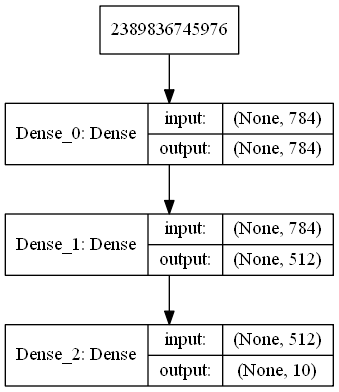

Write Python code to recreate this figure.
#!/usr/bin/env python
# encoding: utf-8
'''
@Author  : pentiumCM
@Email   : [email redacted]
@Software: PyCharm
@File    : mnist_DNN.py
@Time    : 2020/4/11 14:15
@desc	 : keras实现的mnist手写体识别
'''

import numpy as np

# 导入手写体的数据集
from keras.datasets import mnist

# 导入相关层的结构
from keras.models import Sequential
from keras.layers import Dense

# 导入one-hot,标签转化为向量
from keras.utils import to_categorical

# 可视化神经网络
from keras.utils import plot_model

import matplotlib.pyplot as plt

# 导入keras的优化器
from keras.optimizers import RMSprop

model_path = 'F:/develop_code/python/machinelearn/docs/model/keras_model/mnist_test.h5'

path = 'F:/develop_code/python/machinelearn/docs/dataset/mnist_test.npz'

# data = mnist_test.load_data('mnist_test.npz')

f = np.load(path)

# X_train表示训练数据集，总共60,000张28x28大小的手写体图像，y_train表示训练图像对应的标签。
# 同理，X_test表示测试数据集，总共10,000张28x28大小的手写体图像，y_test表示测试图像对应的标签
x_train, y_train = f['x_train'], f['y_train']
x_test, y_test = f['x_test'], f['y_test']

# 将手写体数据可视化
fig = plt.figure()
for i in range(9):
    plt.subplot(3, 3, i + 1)
    plt.tight_layout()
    plt.imshow(x_train[i], cmap='gray', interpolation='none')
    plt.title("Digit: {}".format(y_train[i]))
    plt.xticks([])
    plt.yticks([])
plt.show()

# (x_train, y_train), (x_test, y_test) = data

# reshape(samples, features)
x_train = x_train.reshape(60000, 784)
x_test = x_test.reshape(10000, 784)
x_train = x_train.astype('float32')
x_test = x_test.astype('float32')

# 将图片灰度值归一化到0~1之间的值
x_train /= 255
x_test /= 255

# 分类类别
num_category = 10

# one-hot, 将类别标签转化为二进制的向量，第i位为1，就表示为第i类
y_train = to_categorical(y_train, num_category)
y_test = to_categorical(y_test, num_category)

# Sequential 顺序模型，它由多个网络层线性堆叠
model = Sequential()
# 使用 .add() 来堆叠模型：
model.add(Dense(784, activation='relu', input_shape=(784,), name='Dense_0'))
model.add(Dense(512, activation='relu', name='Dense_1'))
model.add(Dense(num_category, activation='softmax', name='Dense_2'))

print(model.summary())

plot_model(model, to_file='mnist_DNN.png', show_shapes=True)

# 使用 .compile() 来配置学习过程：
model.compile(loss='categorical_crossentropy',
              optimizer=RMSprop(),
              metrics=['accuracy'])

# x_train 和 y_train 是 Numpy 数组 -- 就像在 Scikit-Learn API 中一样。
history = model.fit(x_train, y_train,
                    batch_size=128, epochs=10,
                    verbose=2, validation_data=(x_test, y_test))

# 评估模型性能
score = model.evaluate(x_test, y_test, verbose=0)
print(score)

# 保存训练好的模型
model.save(model_path)
